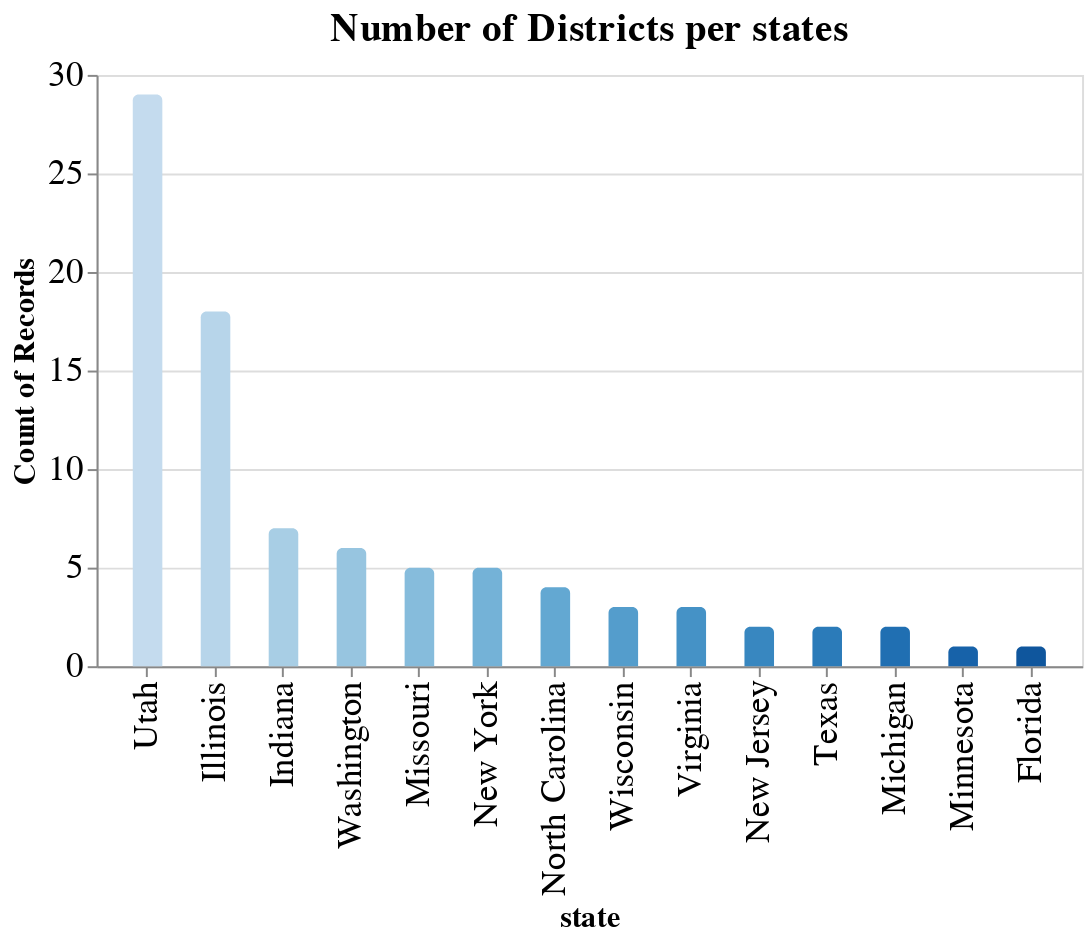

The code cell stored with this chart in its notebook:
### Markdown cell above
## Districts per states
As we can see the dataset contains more districts from Utah and Illinois than any other state.

### Code cell
alt.Chart(districts_data.dropna()).mark_bar(
    cornerRadiusTopLeft=3,
    cornerRadiusTopRight=3).encode(
    x=alt.X('state:O',sort=alt.EncodingSortField(field="state", op="count", order='descending')),
    y=alt.Y('count(state):O'),
    tooltip='count(state):O',
    color=alt.Color('state:O',
                    sort=alt.EncodingSortField(field="state",op="count", order='descending'),
                    legend=None,scale=alt.Scale(scheme = 'blues')) 
    ).properties(title='Number of Districts per states')

### Figure 1 — Vega-Lite specification as saved in the notebook (floating-point values rounded to 4 significant figures)
{"width": 500, "height": 300, "config": {"style": {"bar": {"size": 15}, "guide-title": {"fontSize": 15}, "guide-label": {"fontSize": 15}}, "scale": {"bandPaddingInner": 0.5, "bandPaddingOuter": 0.5}, "legend": {"symbolSize": 15, "titleFontSize": 15, "labelFontSize": 9}, "axis": {"titleFontSize": 15, "labelFontSize": 18}, "title": {"fontSize": 20}}, "data": {"name": "data-4bbbb94343e6021295c4c6f2acfe577a"}, "mark": {"type": "bar", "cornerRadiusTopLeft": 3, "cornerRadiusTopRight": 3}, "encoding": {"color": {"type": "ordinal", "field": "state", "legend": null, "scale": {"scheme": "blues"}, "sort": {"field": "state", "op": "count", "order": "descending"}}, "tooltip": {"type": "ordinal", "aggregate": "count", "field": "state"}, "x": {"type": "ordinal", "field": "state", "sort": {"field": "state", "op": "count", "order": "descending"}}, "y": {"type": "ordinal", "aggregate": "count", "field": "state"}}, "title": "Number of Districts per states", "$schema": "https://vega.github.io/schema/vega-lite/v4.8.1.json", "datasets": {"data-4bbbb94343e6021295c4c6f2acfe577a": [{"district_id": 8815, "state": "Illinois", "locale": "Suburb", "pct_black/hispanic": 0.1, "pct_free/reduced": 0.1, "pp_total_raw": 15000}, {"district_id": 4921, "state": "Utah", "locale": "Suburb", "pct_black/hispanic": 0.1, "pct_free/reduced": 0.3, "pp_total_raw": 7000}, {"district_id": 5987, "state": "Wisconsin", "locale": "Suburb", "pct_black/hispanic": 0.1, "pct_free/reduced": 0.1, "pp_total_raw": 11000}, {"district_id": 3710, "state": "Utah", "locale": "Suburb", "pct_black/hispanic": 0.1, "pct_free/reduced": 0.5, "pp_total_raw": 7000}, {"district_id": 7177, "state": "North Carolina", "locale": "Suburb", "pct_black/hispanic": 0.3, "pct_free/reduced": 0.3, "pp_total_raw": 9000}, {"district_id": 9812, "state": "Utah", "locale": "Suburb", "pct_black/hispanic": 0.1, "pct_free/reduced": 0.3, "pp_total_raw": 7000}, {"district_id": 6584, "state": "North Carolina", "locale": "Rural", "pct_black/hispanic": 0.5, "pct_free/reduced": 0.7, "pp_total_raw": 9000}, {"district_id": 7457, "state": "Washington", "locale": "City", "pct_black/hispanic": 0.5, "pct_free/reduced": 0.5, "pp_total_raw": 13000}, {"district_id": 7614, "state": "Utah", "locale": "City", "pct_black/hispanic": 0.3, "pct_free/reduced": 0.3, "pp_total_raw": 9000}, {"district_id": 4808, "state": "Indiana", "locale": "City", "pct_black/hispanic": 0.9, "pct_free/reduced": 0.9, "pp_total_raw": 9000}, {"district_id": 1877, "state": "Illinois", "locale": "Rural", "pct_black/hispanic": 0.1, "pct_free/reduced": 0.1, "pp_total_raw": 13000}, {"district_id": 2779, "state": "Illinois", "locale": "Rural", "pct_black/hispanic": 0.1, "pct_free/reduced": 0.1, "pp_total_raw": 11000}, {"district_id": 8328, "state": "Utah", "locale": "Town", "pct_black/hispanic": 0.1, "pct_free/reduced": 0.5, "pp_total_raw": 11000}, {"district_id": 9043, "state": "Illinois", "locale": "Suburb", "pct_black/hispanic": 0.9, "pct_free/reduced": 0.9, "pp_total_raw": 13000}, {"district_id": 1549, "state": "Virginia", "locale": "Suburb", "pct_black/hispanic": 0.1, "pct_free/reduced": 0.3, "pp_total_raw": 11000}, {"district_id": 4051, "state": "Missouri", "locale": "Suburb", "pct_black/hispanic": 0.1, "pct_free/reduced": 0.3, "pp_total_raw": 11000}, {"district_id": 2167, "state": "Washington", "locale": "Suburb", "pct_black/hispanic": 0.1, "pct_free/reduced": 0.1, "pp_total_raw": 15000}, {"district_id": 6577, "state": "Illinois", "locale": "Suburb", "pct_black/hispanic": 0.1, "pct_free/reduced": 0.1, "pp_total_raw": 11000}, {"district_id": 4936, "state": "Utah", "locale": "Suburb", "pct_black/hispanic": 0.1, "pct_free/reduced": 0.1, "pp_total_raw": 7000}, {"district_id": 5231, "state": "Utah", "locale": "Town", "pct_black/hispanic": 0.1, "pct_free/reduced": 0.5, "pp_total_raw": 11000}, {"district_id": 8433, "state": "New Jersey", "locale": "Suburb", "pct_black/hispanic": 0.1, "pct_free/reduced": 0.1, "pp_total_raw": 19000}, {"district_id": 2165, "state": "Utah", "locale": "Suburb", "pct_black/hispanic": 0.3, "pct_free/reduced": 0.3, "pp_total_raw": 7000}, {"district_id": 8784, "state": "Illinois", "locale": "Suburb", "pct_black/hispanic": 0.7, "pct_free/reduced": 0.7, "pp_total_raw": 11000}, {"district_id": 7798, "state": "New York", "locale": "Rural", "pct_black/hispanic": 0.1, "pct_free/reduced": 0.3, "pp_total_raw": 23000}, {"district_id": 3550, "state": "Minnesota", "locale": "Suburb", "pct_black/hispanic": 0.5, "pct_free/reduced": 0.7, "pp_total_raw": 15000}, {"district_id": 2601, "state": "Illinois", "locale": "Suburb", "pct_black/hispanic": 0.7, "pct_free/reduced": 0.5, "pp_total_raw": 13000}, {"district_id": 7660, "state": "Utah", "locale": "Suburb", "pct_black/hispanic": 0.1, "pct_free/reduced": 0.1, "pp_total_raw": 7000}, {"district_id": 9899, "state": "Illinois", "locale": "Suburb", "pct_black/hispanic": 0.3, "pct_free/reduced": 0.1, "pp_total_raw": 13000}, {"district_id": 1742, "state": "Missouri", "locale": "Suburb", "pct_black/hispanic": 0.1, "pct_free/reduced": 0.3, "pp_total_raw": 9000}, {"district_id": 4629, "state": "Illinois", "locale": "Suburb", "pct_black/hispanic": 0.1, "pct_free/reduced": 0.3, "pp_total_raw": 17000}, {"district_id": 3222, "state": "Indiana", "locale": "City", "pct_black/hispanic": 0.3, "pct_free/reduced": 0.7, "pp_total_raw": 9000}, {"district_id": 1772, "state": "Utah", "locale": "City", "pct_black/hispanic": 0.3, "pct_free/reduced": 0.5, "pp_total_raw": 9000}, {"district_id": 8884, "state": "Texas", "locale": "City", "pct_black/hispanic": 0.7, "pct_free/reduced": 0.5, "pp_total_raw": 9000}, {"district_id": 1712, "state": "Illinois", "locale": "Suburb", "pct_black/hispanic": 0.5, "pct_free/reduced": 0.5, "pp_total_raw": 13000}, {"district_id": 5042, "state": "Illinois", "locale": "Town", "pct_black/hispanic": 0.3, "pct_free/reduced": 0.9, "pp_total_raw": 11000}, {"district_id": 3692, "state": "Utah", "locale": "Suburb", "pct_black/hispanic": 0.1, "pct_free/reduced": 0.5, "pp_total_raw": 9000}, {"district_id": 4683, "state": "Texas", "locale": "Suburb", "pct_black/hispanic": 0.5, "pct_free/reduced": 0.5, "pp_total_raw": 9000}, {"district_id": 2567, "state": "Washington", "locale": "Suburb", "pct_black/hispanic": 0.1, "pct_free/reduced": 0.3, "pp_total_raw": 13000}, {"district_id": 7767, "state": "North Carolina", "locale": "City", "pct_black/hispanic": 0.5, "pct_free/reduced": 0.7, "pp_total_raw": 11000}, {"district_id": 7308, "state": "Utah", "locale": "Suburb", "pct_black/hispanic": 0.1, "pct_free/reduced": 0.3, "pp_total_raw": 5000}, {"district_id": 8902, "state": "Wisconsin", "locale": "Suburb", "pct_black/hispanic": 0.1, "pct_free/reduced": 0.3, "pp_total_raw": 11000}, {"district_id": 5890, "state": "Illinois", "locale": "Suburb", "pct_black/hispanic": 0.3, "pct_free/reduced": 0.3, "pp_total_raw": 19000}, {"district_id": 3864, "state": "Utah", "locale": "Suburb", "pct_black/hispanic": 0.1, "pct_free/reduced": 0.1, "pp_total_raw": 7000}, {"district_id": 5600, "state": "Utah", "locale": "Suburb", "pct_black/hispanic": 0.1, "pct_free/reduced": 0.3, "pp_total_raw": 7000}, {"district_id": 6919, "state": "Florida", "locale": "Suburb", "pct_black/hispanic": 0.5, "pct_free/reduced": 0.5, "pp_total_raw": 7000}, {"district_id": 7980, "state": "Virginia", "locale": "Rural", "pct_black/hispanic": 0.1, "pct_free/reduced": 0.5, "pp_total_raw": 11000}, {"district_id": 7387, "state": "Utah", "locale": "City", "pct_black/hispanic": 0.1, "pct_free/reduced": 0.3, "pp_total_raw": 7000}, {"district_id": 2956, "state": "Missouri", "locale": "City", "pct_black/hispanic": 0.1, "pct_free/reduced": 0.5, "pp_total_raw": 9000}, {"district_id": 9553, "state": "Illinois", "locale": "Suburb", "pct_black/hispanic": 0.1, "pct_free/reduced": 0.1, "pp_total_raw": 15000}, {"district_id": 1536, "state": "Indiana", "locale": "Rural", "pct_black/hispanic": 0.1, "pct_free/reduced": 0.5, "pp_total_raw": 9000}, {"district_id": 8937, "state": "Illinois", "locale": "Rural", "pct_black/hispanic": 0.1, "pct_free/reduced": 0.1, "pp_total_raw": 13000}, {"district_id": 8520, "state": "New York", "locale": "Rural", "pct_black/hispanic": 0.1, "pct_free/reduced": 0.3, "pp_total_raw": 17000}, {"district_id": 2130, "state": "Washington", "locale": "Suburb", "pct_black/hispanic": 0.5, "pct_free/reduced": 0.7, "pp_total_raw": 15000}, {"district_id": 3772, "state": "Utah", "locale": "Suburb", "pct_black/hispanic": 0.1, "pct_free/reduced": 0.3, "pp_total_raw": 9000}, {"district_id": 4775, "state": "New York", "locale": "Suburb", "pct_black/hispanic": 0.1, "pct_free/reduced": 0.3, "pp_total_raw": 17000}, {"district_id": 9778, "state": "Utah", "locale": "Town", "pct_black/hispanic": 0.1, "pct_free/reduced": 0.5, "pp_total_raw": 9000}, {"district_id": 1470, "state": "New York", "locale": "Rural", "pct_black/hispanic": 0.1, "pct_free/reduced": 0.5, "pp_total_raw": 33000}, {"district_id": 1324, "state": "Indiana", "locale": "Rural", "pct_black/hispanic": 0.1, "pct_free/reduced": 0.5, "pp_total_raw": 9000}, {"district_id": 3160, "state": "Utah", "locale": "Suburb", "pct_black/hispanic": 0.1, "pct_free/reduced": 0.3, "pp_total_raw": 9000}, {"district_id": 2393, "state": "Illinois", "locale": "Suburb", "pct_black/hispanic": 0.1, "pct_free/reduced": 0.1, "pp_total_raw": 13000}, {"district_id": 9230, "state": "Utah", "locale": "Rural", "pct_black/hispanic": 0.1, "pct_free/reduced": 0.1, "pp_total_raw": 7000}, {"district_id": 3248, "state": "Illinois", "locale": "Suburb", "pct_black/hispanic": 0.7, "pct_free/reduced": 0.7, "pp_total_raw": 13000}, {"district_id": 5627, "state": "Indiana", "locale": "Rural", "pct_black/hispanic": 0.1, "pct_free/reduced": 0.5, "pp_total_raw": 9000}, {"district_id": 7752, "state": "Wisconsin", "locale": "Suburb", "pct_black/hispanic": 0.1, "pct_free/reduced": 0.1, "pp_total_raw": 11000}, {"district_id": 4348, "state": "Missouri", "locale": "Suburb", "pct_black/hispanic": 0.1, "pct_free/reduced": 0.3, "pp_total_raw": 9000}, {"district_id": 1052, "state": "Illinois", "locale": "Suburb", "pct_black/hispanic": 0.3, "pct_free/reduced": 0.3, "pp_total_raw": 17000}, {"district_id": 6762, "state": "Utah", "locale": "Suburb", "pct_black/hispanic": 0.1, "pct_free/reduced": 0.1, "pp_total_raw": 5000}, {"district_id": 1204, "state": "Utah", "locale": "Suburb", "pct_black/hispanic": 0.1, "pct_free/reduced": 0.1, "pp_total_raw": 7000}, {"district_id": 2870, "state": "Indiana", "locale": "Suburb", "pct_black/hispanic": 0.9, "pct_free/reduced": 0.7, "pp_total_raw": 9000}, {"district_id": 3558, "state": "North Carolina", "locale": "Suburb", "pct_black/hispanic": 0.3, "pct_free/reduced": 0.3, "pp_total_raw": 9000}, {"district_id": 4668, "state": "Utah", "locale": "Suburb", "pct_black/hispanic": 0.1, "pct_free/reduced": 0.3, "pp_total_raw": 7000}, {"district_id": 2285, "state": "Illinois", "locale": "Suburb", "pct_black/hispanic": 0.1, "pct_free/reduced": 0.5, "pp_total_raw": 13000}, {"district_id": 4744, "state": "Utah", "locale": "Suburb", "pct_black/hispanic": 0.3, "pct_free/reduced": 0.3, "pp_total_raw": 9000}, {"district_id": 7541, "state": "Utah", "locale": "Suburb", "pct_black/hispanic": 0.3, "pct_free/reduced": 0.3, "pp_total_raw": 9000}, {"district_id": 1270, "state": "Utah", "locale": "Rural", "pct_black/hispanic": 0.1, "pct_free/reduced": 0.5, "pp_total_raw": 9000}, {"district_id": 4183, "state": "Utah", "locale": "Town", "pct_black/hispanic": 0.1, "pct_free/reduced": 0.5, "pp_total_raw": 9000}, {"district_id": 5510, "state": "Washington", "locale": "City", "pct_black/hispanic": 0.3, "pct_free/reduced": 0.5, "pp_total_raw": 15000}, {"district_id": 3228, "state": "Indiana", "locale": "Town", "pct_black/hispanic": 0.1, "pct_free/reduced": 0.5, "pp_total_raw": 9000}, {"district_id": 5422, "state": "Missouri", "locale": "Town", "pct_black/hispanic": 0.1, "pct_free/reduced": 0.3, "pp_total_raw": 9000}, {"district_id": 8256, "state": "New Jersey", "locale": "Suburb", "pct_black/hispanic": 0.1, "pct_free/reduced": 0.1, "pp_total_raw": 15000}, {"district_id": 4373, "state": "Utah", "locale": "City", "pct_black/hispanic": 0.1, "pct_free/reduced": 0.1, "pp_total_raw": 9000}, {"district_id": 2441, "state": "Utah", "locale": "Town", "pct_black/hispanic": 0.1, "pct_free/reduced": 0.3, "pp_total_raw": 9000}, {"district_id": 6144, "state": "Michigan", "locale": "Suburb", "pct_black/hispanic": 0.5, "pct_free/reduced": 0.7, "pp_total_raw": 11000}, {"district_id": 3732, "state": "Michigan", "locale": "Suburb", "pct_black/hispanic": 0.5, "pct_free/reduced": 0.5, "pp_total_raw": 13000}, {"district_id": 3266, "state": "Utah", "locale": "Town", "pct_black/hispanic": 0.1, "pct_free/reduced": 0.5, "pp_total_raw": 11000}, {"district_id": 1705, "state": "Washington", "locale": "City", "pct_black/hispanic": 0.3, "pct_free/reduced": 0.5, "pp_total_raw": 13000}, {"district_id": 9515, "state": "New York", "locale": "Rural", "pct_black/hispanic": 0.1, "pct_free/reduced": 0.5, "pp_total_raw": 19000}, {"district_id": 4929, "state": "Virginia", "locale": "Rural", "pct_black/hispanic": 0.1, "pct_free/reduced": 0.5, "pp_total_raw": 13000}]}}
